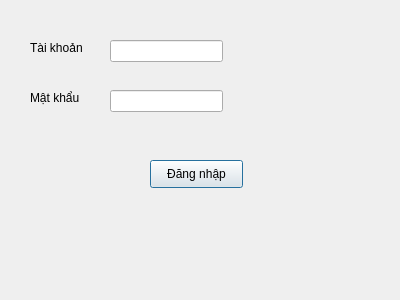
<?xml version="1.0" encoding="UTF-8"?>
<ui version="4.0">
 <class>Dialog</class>
 <widget class="QDialog" name="Dialog">
  <property name="geometry">
   <rect>
    <x>0</x>
    <y>0</y>
    <width>400</width>
    <height>300</height>
   </rect>
  </property>
  <property name="windowTitle">
   <string>Dialog</string>
  </property>
  <widget class="QLabel" name="label">
   <property name="geometry">
    <rect>
     <x>30</x>
     <y>40</y>
     <width>55</width>
     <height>16</height>
    </rect>
   </property>
   <property name="text">
    <string>Tài khoản</string>
   </property>
  </widget>
  <widget class="QLabel" name="label_2">
   <property name="geometry">
    <rect>
     <x>30</x>
     <y>90</y>
     <width>55</width>
     <height>16</height>
    </rect>
   </property>
   <property name="text">
    <string>Mật khẩu</string>
   </property>
  </widget>
  <widget class="QLineEdit" name="o_nhap_tai_khoan">
   <property name="geometry">
    <rect>
     <x>110</x>
     <y>40</y>
     <width>113</width>
     <height>22</height>
    </rect>
   </property>
  </widget>
  <widget class="QLineEdit" name="o_nhap_mat_khau">
   <property name="geometry">
    <rect>
     <x>110</x>
     <y>90</y>
     <width>113</width>
     <height>22</height>
    </rect>
   </property>
   <property name="echoMode">
    <enum>QLineEdit::Password</enum>
   </property>
  </widget>
  <widget class="QPushButton" name="nut_dang_nhap">
   <property name="geometry">
    <rect>
     <x>150</x>
     <y>160</y>
     <width>93</width>
     <height>28</height>
    </rect>
   </property>
   <property name="text">
    <string>Đăng nhập</string>
   </property>
  </widget>
 </widget>
 <resources/>
 <connections/>
</ui>
